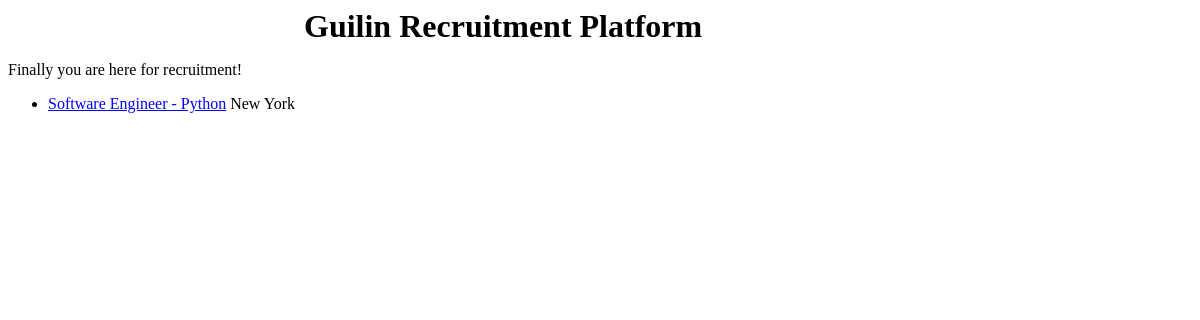
/joblist/, run on an earlier commit of the app's database.
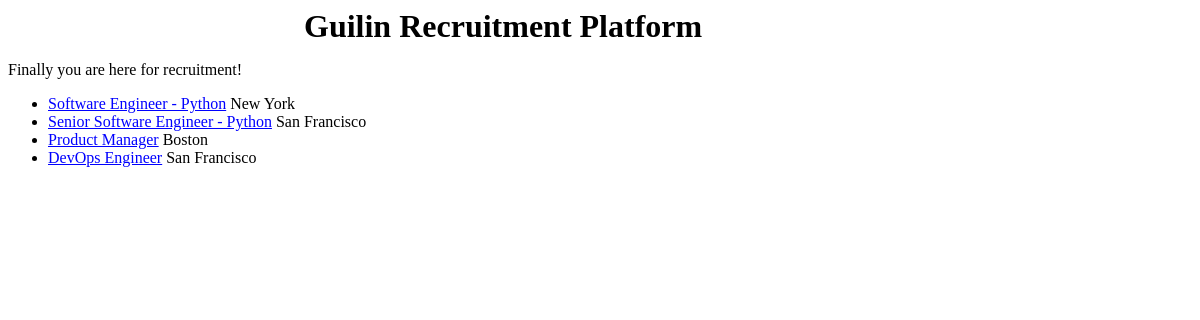
And on a later commit of the database.
### jobs/models.py (models this page shows)
class Job(models.Model):
    job_type = models.SmallIntegerField(blank=False, choices=JobTypes, verbose_name="职位类别")
    job_name = models.CharField(blank=False, max_length=250, verbose_name="职位名称")
    job_city = models.SmallIntegerField(blank=False, choices=Cities, verbose_name="工作地点")
    job_responsibility = models.TextField(max_length=1024, verbose_name="职位职责")
    job_requirement = models.TextField(blank=False, max_length=1024, verbose_name="职位要求")
    creator = models.ForeignKey(User, verbose_name="创建人", null=True, on_delete=models.SET_NULL)
    created_date = models.DateTimeField(verbose_name="创建日期", default=datetime.now)
    modified_date = models.DateTimeField(verbose_name="修改日期", default=datetime.now)

### jobs/views.py (the view)
# urls.py: url(r"^joblist/", views.joblist, name="joblist"),
def joblist(request):
    job_list = Job.objects.order_by('job_type')
    template = loader.get_template('joblist.html')
    context = {'job_list': job_list}
    for job in job_list:
        job.city_name = Cities[job.job_city][1]
        job.job_type = JobTypes[job.job_type][1]
    return HttpResponse(template.render(context))

### jobs/templates/joblist.html (shortened to what this page needs)
{% extends 'base.html' %}
{% block content %}
Finally you are here for recruitment!
{% if job_list %}
    <ul>
        {% for job in job_list %}
        <li>
            <a href="/job/{{ job.id }}/" style="color: blue">{{ job.job_name }}</a>
            {{ job.city_name }}
        </li>
        {% endfor %}
    </ul>
{% else %}
    <p>No jobs are available</p>
{% endif %}
{% endblock %}

### jobs/templates/base.html (shortened to what this page needs)
<h1 style="margin:auto; width: 50%">Guilin Recruitment Platform</h1>
{% block content %}
{% endblock %}

What changed in the data, as far as the page shows it:
added Job: job_name "Senior Software Engineer - Python", city_name "San Francisco"
added Job: job_name "Product Manager", city_name "Boston"
added Job: job_name "DevOps Engineer", city_name "San Francisco"
